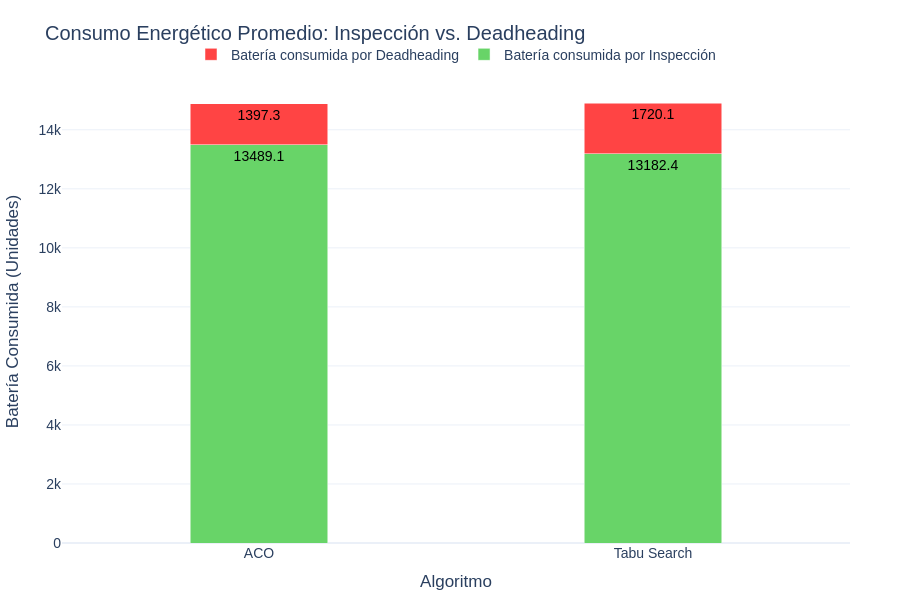

Here is the notebook cell this chart was saved with:
### Code cell
# Derivación de la métrica de energía útil
if 'bateria_inspeccion_util' not in df_resultados.columns:
    df_resultados['bateria_inspeccion_util'] = (
        df_resultados['bateria_consumida_total'] - df_resultados['bateria_consumida_deadheading']
    )

df_resumen_energia = df_resultados.groupby('algoritmo')[
    ['bateria_inspeccion_util', 'bateria_consumida_deadheading']
].mean().reset_index()

fig_desglose = go.Figure()

fig_desglose.add_trace(go.Bar(
    x=df_resumen_energia['algoritmo'],
    y=df_resumen_energia['bateria_inspeccion_util'],
    name='Batería consumida por Inspección',
    marker_color="#68d468",
    text=df_resumen_energia['bateria_inspeccion_util'].round(1),
    textposition='inside',
    textfont=dict(color='black')
))

fig_desglose.add_trace(go.Bar(
    x=df_resumen_energia['algoritmo'],
    y=df_resumen_energia['bateria_consumida_deadheading'],
    name='Batería consumida por Deadheading',
    marker_color="#ff4444",
    text=df_resumen_energia['bateria_consumida_deadheading'].round(1),
    textposition='inside',
    textfont=dict(color='black')
))

fig_desglose.update_traces(width=0.35)

fig_desglose.update_layout(
    title='Consumo Energético Promedio: Inspección vs. Deadheading',
    xaxis_title='Algoritmo',
    yaxis_title='Batería Consumida (Unidades)',
    barmode='stack',
    template='plotly_white',
    height=600,
    width=900,
    legend=dict(
        orientation="h",
        yanchor="bottom",
        y=1.02,
        xanchor="center",
        x=0.5
    ),
    margin=dict(t=80, b=50, l=60, r=50),
    font=dict(family="Arial", size=14)
)

fig_desglose.show()

### Figure 1 — Plotly figure (JSON) as saved in the notebook; plotly's stock layout.template omitted (floating-point values rounded to 4 significant figures)
{"data": [{"marker": {"color": "#68d468"}, "name": "Batería consumida por Inspección", "text": [13490.0, 13180.0], "textfont": {"color": "black"}, "textposition": "inside", "type": "bar", "width": 0.35, "x": ["ACO", "Tabu Search"], "y": [13490.0, 13180.0]}, {"marker": {"color": "#ff4444"}, "name": "Batería consumida por Deadheading", "text": [1397.0, 1720.0], "textfont": {"color": "black"}, "textposition": "inside", "type": "bar", "width": 0.35, "x": ["ACO", "Tabu Search"], "y": [1397.0, 1720.0]}], "layout": {"barmode": "stack", "font": {"family": "Arial", "size": 14}, "height": 600, "legend": {"orientation": "h", "x": 0.5, "xanchor": "center", "y": 1.02, "yanchor": "bottom"}, "margin": {"b": 50, "l": 60, "r": 50, "t": 80}, "title": {"text": "Consumo Energético Promedio: Inspección vs. Deadheading"}, "width": 900, "xaxis": {"title": {"text": "Algoritmo"}}, "yaxis": {"title": {"text": "Batería Consumida (Unidades)"}}}}
